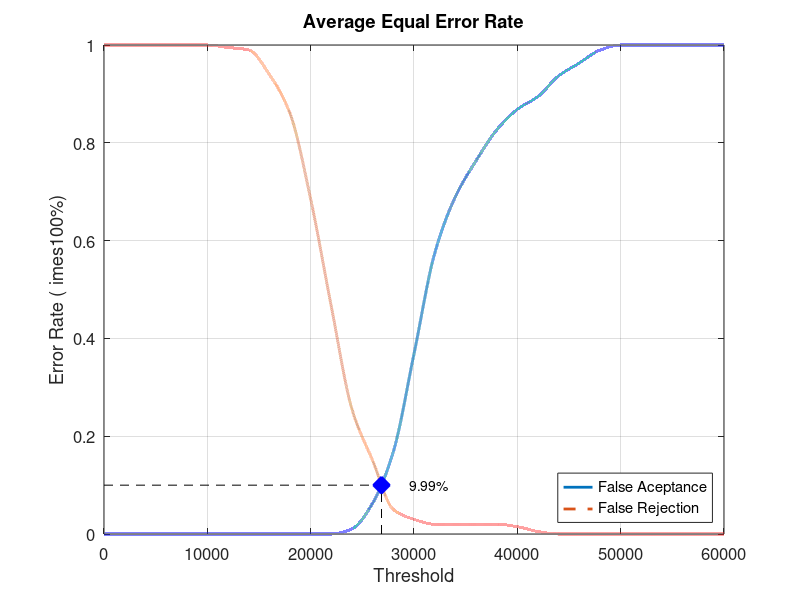
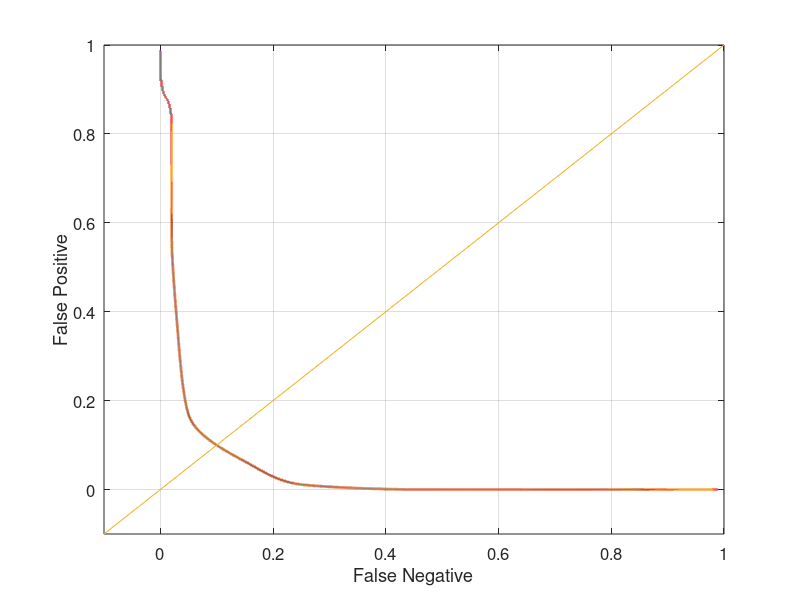

Recreate these plots in MATLAB, in order.
close all;
clear;
clc;
x = 0:2000:60000;
xq = 0:0.5:60000;

y0 = [0 0 0 0 0 0 0 0 0 0 0 0 0.0105263 0.0631579 0.168421 0.368421 0.573684 0.689474 0.763158 0.826316 0.868421 0.894737 0.936842 0.963158 0.989474 1 1 1 1 1 1]
yy0 = interp1(x, y0, xq, 'pchip');
y1 = [1 1 1 1 1 1 0.995 0.99 0.94 0.86 0.685 0.465 0.255 0.15 0.05 0.03 0.02 0.02 0.02 0.02 0.015 0.005 0 0 0 0 0 0 0 0 0]
yy1 = interp1(x, y1, xq, 'pchip');

% Calculating EER: 
y2 = abs(y0 - y1);
find(y2 == min(y2))
yy2 = abs(yy0 - yy1);
xEER = find(yy2 == min(yy2));
xEERIndex = xq(xEER) % X-axis EER
yEER = yy0(xEER) % Y-axis EER

main = figure
plot(xq, yy0,'-','LineWidth', 2);	hold on
plot(xq, yy1,'--','LineWidth', 2);	hold on
plot([xEERIndex xEERIndex], [0 yEER], 'k--');	hold on
plot([0 xEERIndex], [yEER yEER], 'k--');	hold on
plot(xEERIndex, yEER, 'bx', 'LineWidth', 10);	hold on
text(xEERIndex + 10 * xEERIndex / 100, yEER, [num2str(round((10000 * yEER)) / 100) '%'])
legend('False Aceptance', 'False Rejection', 'Location', 'SouthEast')
xlabel('Threshold')
ylabel('Error Rate (	imes100%)')
title('Average Equal Error Rate')
set(gca, 'FontSize', 12)
axis([0 60000 0 1])
grid on

print(main, 'Database2_2Main', '-dpng');
FNRxFPR = figure('Color', [1 1 1]);
plot(yy1, yy0, '-', yy1, yy0, 'LineWidth', 2);
hold on
y = -0.1:0.1:1
plot(y, y); 
set(gca, 'FontSize', 12)
xlabel('False Negative')
ylabel('False Positive')
axis([-0.1 1 -0.1 1])
set(gca, 'FontSize', 12)
grid on

print(FNRxFPR, 'Database2_2FNRxFPR','-dpng');
